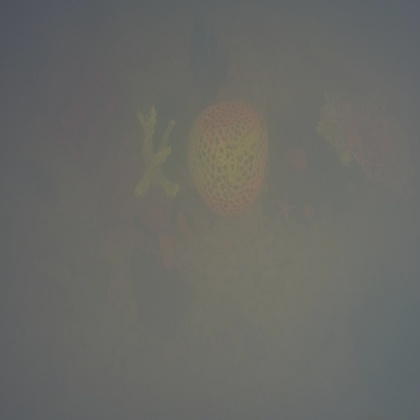
%> input picture a18.jpg, 420 x 420 px, shrunk from 512 x 512 before the run
$ octave main.m   (GNU Octave 9; MATLAB toolbox functions it lacks are replaced by stand-ins)
%> lines starting %> are read from the running program, lines starting %| are printed output that depends on the picture
### Underwater-Image-Enhancement-by-Wavelength-Compensation-and-Dehazing-master 5/Code/whiteBalance.m
function [ whiteBalanced ] = whiteBalance( im )
% Using Grayworld assumtion color balancing.....

R_avg = mean(mean(im(:,:,1)));           % Getting the average Of R ,G, B components
%> R_avg = 0.412
G_avg = mean(mean(im(:,:,2)));
%> G_avg = 0.414
B_avg = mean(mean(im(:,:,3)));
%> B_avg = 0.397
RGB_avg = [R_avg G_avg B_avg];
%> RGB_avg = [0.412 0.414 0.397]

gray_value = (R_avg + G_avg + B_avg)/3  % By Grey world, avg color of the whole image is gray
%> gray_value = 0.408
scaleValue = gray_value./RGB_avg;       % By Grey world, scale value=gray / avg of each color component
%> scaleValue = [0.99 0.985 1.03]

whiteBalanced(:,:,1) = scaleValue(1) * im(:,:,1);   % R,G,B components of the new white balanced new image
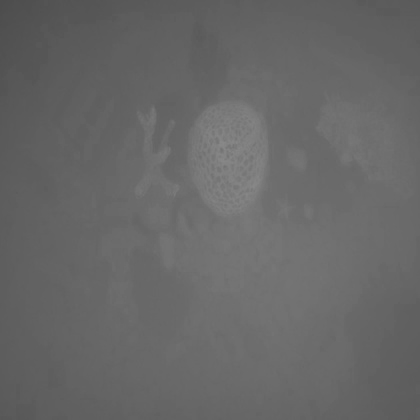
%> whiteBalanced: size 420x420 double; min 0.303, max 0.54, mean 0.408
whiteBalanced(:,:,2) = scaleValue(2) * im(:,:,2);
whiteBalanced(:,:,3) = scaleValue(3) * im(:,:,3);
%> whiteBalanced: size 420x420x3 double

end

### Underwater-Image-Enhancement-by-Wavelength-Compensation-and-Dehazing-master 5/Code/main.m
clc
close all
clear all
im = im2double(imread('/Users/vijaymadaan/MATLAB-Drive/Hazy Images with Ref/a18.jpg'));
imshow(im);
title('Original Hazy Image');

% Inputs that are derrived from the Hazy image
firstInput = whiteBalance( im );
figure;subplot(1,2,1);imshow(firstInput);title('First Input');
%> (the run ends here)

$ run again, with a10.jpg copied over a18.jpg
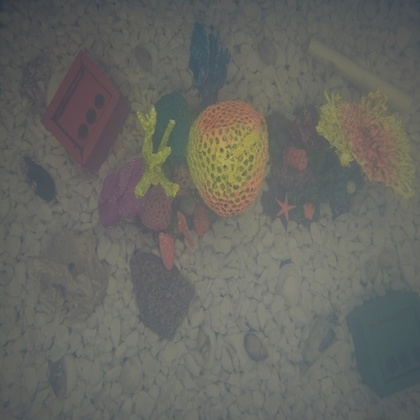
%> input picture a10.jpg, 420 x 420 px, shrunk from 512 x 512 before the run
%> R_avg = 0.406
%> B_avg = 0.385
%> RGB_avg = [0.406 0.406 0.385]
%> gray_value = 0.399
%> scaleValue = [0.984 0.982 1.04]
%> in whiteBalance, `whiteBalanced(:,:,1) = scaleValue(1) * im(:,:,1);`:
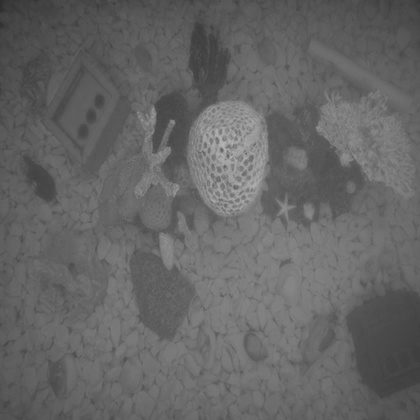
%> whiteBalanced: size 420x420 double; min 0.178, max 0.718, mean 0.399
